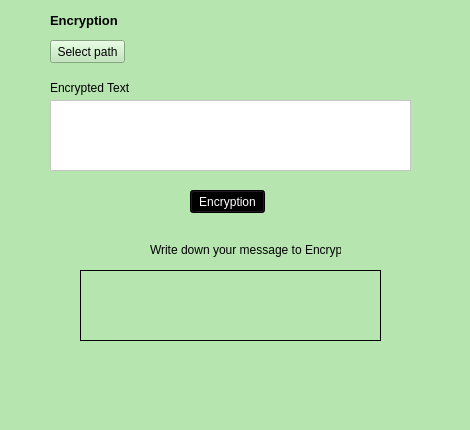
<?xml version="1.0" encoding="UTF-8"?>
<ui version="4.0">
 <class>encryption_window</class>
 <widget class="QMainWindow" name="encryption_window">
  <property name="geometry">
   <rect>
    <x>0</x>
    <y>0</y>
    <width>470</width>
    <height>430</height>
   </rect>
  </property>
  <property name="windowTitle">
   <string>Encryption Tool(PET)</string>
  </property>
  <property name="styleSheet">
   <string notr="true">background-color: rgb(183, 229, 176);</string>
  </property>
  <widget class="QWidget" name="centralwidget">
   <widget class="QPushButton" name="encryption">
    <property name="geometry">
     <rect>
      <x>190</x>
      <y>190</y>
      <width>75</width>
      <height>23</height>
     </rect>
    </property>
    <property name="styleSheet">
     <string notr="true">color: rgb(255, 255, 255);
background-color: rgb(0, 0, 0);</string>
    </property>
    <property name="text">
     <string>Encryption</string>
    </property>
   </widget>
   <widget class="QPlainTextEdit" name="encryption_field">
    <property name="geometry">
     <rect>
      <x>50</x>
      <y>100</y>
      <width>361</width>
      <height>71</height>
     </rect>
    </property>
    <property name="styleSheet">
     <string notr="true">background-color: rgb(255, 255, 255);</string>
    </property>
   </widget>
   <widget class="QLabel" name="sabelforInputfield">
    <property name="geometry">
     <rect>
      <x>150</x>
      <y>240</y>
      <width>191</width>
      <height>20</height>
     </rect>
    </property>
    <property name="text">
     <string>Write down your message to Encrypt</string>
    </property>
   </widget>
   <widget class="QLabel" name="encrypted_text">
    <property name="geometry">
     <rect>
      <x>50</x>
      <y>80</y>
      <width>131</width>
      <height>16</height>
     </rect>
    </property>
    <property name="text">
     <string>Encrypted Text</string>
    </property>
   </widget>
   <widget class="QLabel" name="label">
    <property name="geometry">
     <rect>
      <x>50</x>
      <y>10</y>
      <width>81</width>
      <height>20</height>
     </rect>
    </property>
    <property name="font">
     <font>
      <pointsize>10</pointsize>
      <weight>75</weight>
      <bold>true</bold>
     </font>
    </property>
    <property name="autoFillBackground">
     <bool>false</bool>
    </property>
    <property name="text">
     <string>Encryption</string>
    </property>
   </widget>
   <widget class="QTextEdit" name="output_encrypt">
    <property name="geometry">
     <rect>
      <x>80</x>
      <y>270</y>
      <width>301</width>
      <height>71</height>
     </rect>
    </property>
    <property name="frameShape">
     <enum>QFrame::Box</enum>
    </property>
    <property name="frameShadow">
     <enum>QFrame::Plain</enum>
    </property>
   </widget>
   <widget class="QPushButton" name="selectPathButton">
    <property name="geometry">
     <rect>
      <x>50</x>
      <y>40</y>
      <width>75</width>
      <height>23</height>
     </rect>
    </property>
    <property name="text">
     <string>Select path</string>
    </property>
   </widget>
   <widget class="QLabel" name="pathLabel">
    <property name="geometry">
     <rect>
      <x>130</x>
      <y>40</y>
      <width>291</width>
      <height>21</height>
     </rect>
    </property>
    <property name="text">
     <string/>
    </property>
   </widget>
  </widget>
  <widget class="QStatusBar" name="statusbar"/>
 </widget>
 <resources/>
 <connections/>
</ui>
